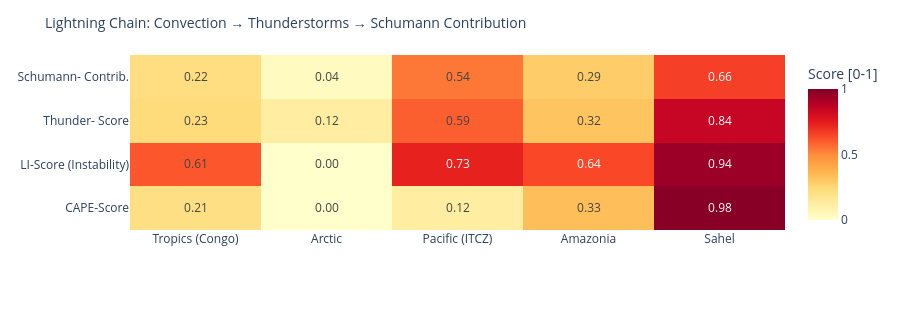

The cell this chart's notebook holds for it:
### Code cell
# ============================================================
# LIGHTNING CHAIN: Convection → Thunderstorms → Schumann
# Shows the causal chain per measurement point as heatmap
# ============================================================

def cape_score(v):
    """CAPE → normalized score [0,1]"""
    if v is None or pd.isna(v): return 0.0
    return min(1.0, float(v) / 3000)

def li_score(v):
    """Lifted Index: negative = unstable → score [0,1]"""
    if v is None or pd.isna(v): return 0.3
    return min(1.0, max(0.0, (-float(v) + 6) / 12))

def cloud_score(v):
    if v is None or pd.isna(v): return 0.3
    return float(v) / 100

def thunder_score(row):
    """Kombinierter Gewitterwahrscheinlichkeits-Score
    CAPE + LI + Bedeckung + WMO-Gewitter + konvektiver Niederschlag (showers)
    Hinweis: X-Ray und Kp sind kein Bestandteil – nur geomagn./solarer Kontext.
    """
    cs = cape_score(row.get('cape'))
    ls = li_score(row.get('li'))
    cl = cloud_score(row.get('cloud'))
    t  = 1.0 if row.get('thunderstorm') else 0.0
    # Convective precipitation (showers) as additional indicator
    sh = min(1.0, (row.get('showers') or 0) / 5.0)
    return round(cs * 0.30 + ls * 0.25 + cl * 0.15 + t * 0.20 + sh * 0.10, 3)

def schumann_contribution(t_score, lat):
    """Schumann contribution: higher in tropics (±30°), scaled by thunderstorm score"""
    lat_weight = max(0.3, 1.0 - abs(lat) / 60)
    return round(t_score * lat_weight, 3)

df_atm['cape_score']   = df_atm.apply(lambda r: cape_score(r['cape']), axis=1)
df_atm['li_score']     = df_atm.apply(lambda r: li_score(r['li']),    axis=1)
df_atm['thunder_score']= df_atm.apply(lambda r: thunder_score(r.to_dict()), axis=1)
df_atm['schumann_contribution'] = df_atm.apply(
    lambda r: schumann_contribution(r['thunder_score'], r['lat']), axis=1)

metrics = ['cape_score', 'li_score', 'thunder_score', 'schumann_contribution']
labels  = ['CAPE-Score', 'LI-Score\n(Instability)', 'Thunder-\nScore', 'Schumann-\nContrib.']
z_data  = [df_atm[m].tolist() for m in metrics]

fig = go.Figure(go.Heatmap(
    z=z_data,
    x=df_atm['point'].tolist(),
    y=labels,
    colorscale='YlOrRd',
    zmin=0, zmax=1,
    text=[[f'{v:.2f}' for v in row] for row in z_data],
    texttemplate='%{text}', textfont=dict(size=12),
    colorbar=dict(title='Score [0-1]')
))
fig.update_layout(
    title=dict(text='Lightning Chain: Convection → Thunderstorms → Schumann Contribution', font=dict(size=14)),
    height=310,
    plot_bgcolor='rgba(0,0,0,0)', paper_bgcolor='rgba(0,0,0,0)',
    margin=dict(l=130, r=80, t=55, b=80)
)
fig.show()

### Figure 1 — Plotly figure (JSON) as saved in the notebook; plotly's stock layout.template omitted (floating-point values rounded to 4 significant figures)
{"data": [{"colorbar": {"title": {"text": "Score [0-1]"}}, "colorscale": [[0.0, "rgb(255,255,204)"], [0.125, "rgb(255,237,160)"], [0.25, "rgb(254,217,118)"], [0.375, "rgb(254,178,76)"], [0.5, "rgb(253,141,60)"], [0.625, "rgb(252,78,42)"], [0.75, "rgb(227,26,28)"], [0.875, "rgb(189,0,38)"], [1.0, "rgb(128,0,38)"]], "text": [["0.21", "0.00", "0.12", "0.33", "0.98"], ["0.61", "0.00", "0.73", "0.64", "0.94"], ["0.23", "0.12", "0.59", "0.32", "0.84"], ["0.22", "0.04", "0.54", "0.29", "0.66"]], "textfont": {"size": 12}, "texttemplate": "%{text}", "type": "heatmap", "x": ["Tropics (Congo)", "Arctic", "Pacific (ITCZ)", "Amazonia", "Sahel"], "y": ["CAPE-Score", "LI-Score\n(Instability)", "Thunder-\nScore", "Schumann-\nContrib."], "z": [[0.21, 0.0, 0.12, 0.3333, 0.9833], [0.6083, 0.0, 0.7333, 0.6417, 0.9417], [0.235, 0.121, 0.591, 0.316, 0.844], [0.219, 0.036, 0.542, 0.29, 0.661]], "zmax": 1, "zmin": 0}], "layout": {"height": 310, "margin": {"b": 80, "l": 130, "r": 80, "t": 55}, "paper_bgcolor": "rgba(0,0,0,0)", "plot_bgcolor": "rgba(0,0,0,0)", "title": {"font": {"size": 14}, "text": "Lightning Chain: Convection → Thunderstorms → Schumann Contribution"}}}
